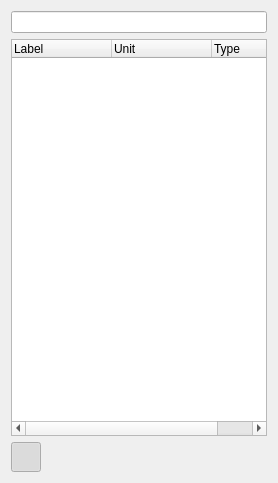
<?xml version="1.0" encoding="UTF-8"?>
<ui version="4.0">
 <class>ParameterPickerWidget</class>
 <widget class="QWidget" name="ParameterPickerWidget">
  <property name="geometry">
   <rect>
    <x>0</x>
    <y>0</y>
    <width>278</width>
    <height>483</height>
   </rect>
  </property>
  <property name="windowTitle">
   <string>Form</string>
  </property>
  <layout class="QVBoxLayout" name="verticalLayout">
   <item>
    <widget class="QLineEdit" name="lineEdit"/>
   </item>
   <item>
    <widget class="ParametersListWidget" name="listWidget">
     <property name="editTriggers">
      <set>QAbstractItemView::NoEditTriggers</set>
     </property>
     <property name="selectionMode">
      <enum>QAbstractItemView::ExtendedSelection</enum>
     </property>
     <property name="columnCount">
      <number>3</number>
     </property>
     <attribute name="headerVisible">
      <bool>true</bool>
     </attribute>
     <attribute name="headerCascadingSectionResizes">
      <bool>true</bool>
     </attribute>
     <column>
      <property name="text">
       <string notr="true">Label</string>
      </property>
     </column>
     <column>
      <property name="text">
       <string>Unit</string>
      </property>
     </column>
     <column>
      <property name="text">
       <string>Type</string>
      </property>
     </column>
    </widget>
   </item>
   <item>
    <layout class="QHBoxLayout" name="horizontalLayout">
     <item>
      <widget class="QToolButton" name="toListToolButton">
       <property name="minimumSize">
        <size>
         <width>30</width>
         <height>30</height>
        </size>
       </property>
       <property name="maximumSize">
        <size>
         <width>16777215</width>
         <height>16777215</height>
        </size>
       </property>
       <property name="text">
        <string/>
       </property>
       <property name="iconSize">
        <size>
         <width>20</width>
         <height>20</height>
        </size>
       </property>
       <property name="checkable">
        <bool>true</bool>
       </property>
       <property name="checked">
        <bool>true</bool>
       </property>
      </widget>
     </item>
     <item>
      <spacer name="horizontalSpacer">
       <property name="orientation">
        <enum>Qt::Horizontal</enum>
       </property>
       <property name="sizeHint" stdset="0">
        <size>
         <width>40</width>
         <height>20</height>
        </size>
       </property>
      </spacer>
     </item>
    </layout>
   </item>
  </layout>
 </widget>
 <customwidgets>
  <customwidget>
   <class>ParametersListWidget</class>
   <extends>QTreeWidget</extends>
   <header>ui/widgets/utils/parameters_list_widget.h</header>
  </customwidget>
 </customwidgets>
 <resources/>
 <connections/>
</ui>
